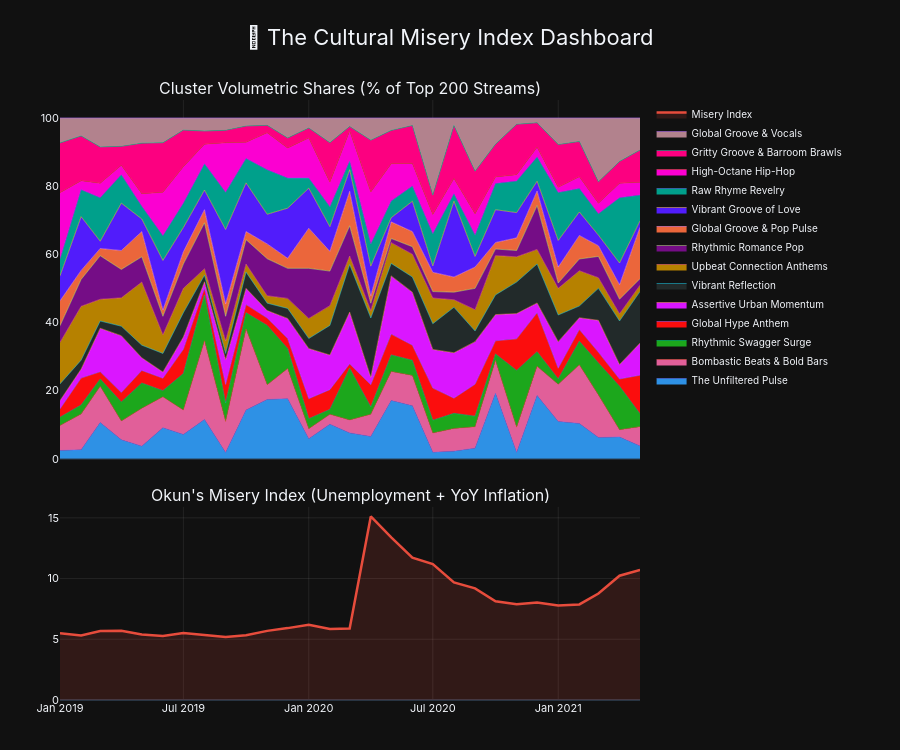

The notebook cell saved with this chart:
### Markdown cell above
---
## 4.4 The Cultural Misery Index Dashboard

### Code cell
# Align the timelines to the overlapping date range
cluster_shares_ts = cluster_shares.copy()
if hasattr(cluster_shares_ts.index, 'to_timestamp'):
    cluster_shares_ts.index = cluster_shares_ts.index.to_timestamp()
else:
    cluster_shares_ts.index = pd.to_datetime(cluster_shares_ts.index)

# Find intersection of dates
start_date = max(cluster_shares_ts.index.min(), pd.to_datetime(misery_df["date"].min()))
end_date = min(cluster_shares_ts.index.max(), pd.to_datetime(misery_df["date"].max()))

print(f"📐 Aligning dashboard timeline to overlap: {start_date.strftime('%Y-%m')} to {end_date.strftime('%Y-%m')}")

cluster_shares_filtered = cluster_shares_ts.loc[start_date:end_date]
misery_df_filtered = misery_df[(misery_df["date"] >= start_date) & (misery_df["date"] <= end_date)]

# Overlay: Cluster shares + Misery Index on the same timeline
fig = make_subplots(
    rows=2, cols=1,
    shared_xaxes=True,
    vertical_spacing=0.08,
    subplot_titles=("Cluster Volumetric Shares (% of Top 200 Streams)", "Okun's Misery Index (Unemployment + YoY Inflation)"),
    row_heights=[0.65, 0.35],
)

# Top panel: stacked cluster shares using a non-repeating qualitative color palette (Dark24)
colors = px.colors.qualitative.Dark24
for i, col in enumerate(cluster_shares_filtered.columns):
    # Retrieve the catchy name from mapping using string lookup (e.g. Cluster_0)
    catchy_name = cluster_name_mapping.get(col.replace("cluster_", "Cluster_"), col.replace("cluster_", "Cluster "))
    fig.add_trace(
        go.Scatter(
            x=cluster_shares_filtered.index,
            y=cluster_shares_filtered[col],
            name=f"{catchy_name}",
            stackgroup="one",
            mode="lines",
            line=dict(width=0.5),
            fillcolor=colors[i % len(colors)],
        ),
        row=1, col=1,
    )

# Bottom panel: Misery Index
fig.add_trace(
    go.Scatter(
        x=misery_df_filtered["date"],
        y=misery_df_filtered["misery_index"],
        name="Misery Index",
        line=dict(color="#e74c3c", width=2.5),
        fill="tozeroy",
        fillcolor="rgba(231, 76, 60, 0.15)",
    ),
    row=2, col=1,
)

fig.update_xaxes(
    showgrid=True,
    gridwidth=1,
    gridcolor="rgba(255,255,255,0.08)",
    tickfont=dict(size=11),
    row=1, col=1,
)
fig.update_xaxes(
    showgrid=True,
    gridwidth=1,
    gridcolor="rgba(255,255,255,0.08)",
    tickfont=dict(size=11),
    row=2, col=1,
)

fig.update_yaxes(
    showgrid=True,
    gridwidth=1,
    gridcolor="rgba(255,255,255,0.08)",
    tickfont=dict(size=11),
    row=1, col=1,
)
fig.update_yaxes(
    showgrid=True,
    gridwidth=1,
    gridcolor="rgba(255,255,255,0.08)",
    tickfont=dict(size=11),
    row=2, col=1,
)

fig.update_layout(
    template="plotly_dark",
    height=750,
    margin=dict(t=100, b=50, l=60, r=260),
    font=dict(family="Inter, sans-serif"),
    title=dict(
        text="🎵 The Cultural Misery Index Dashboard",
        font=dict(size=22),
        y=0.96,
        x=0.5,
        xanchor="center"
    ),
    legend=dict(
        orientation="v",
        yanchor="top",
        y=1,
        xanchor="left",
        x=1.02,
        font=dict(size=10),
    ),
    showlegend=True,
)
fig.show()
